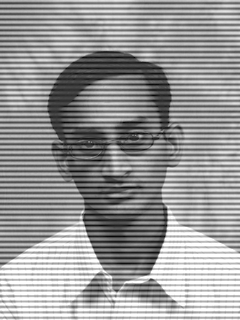
#> input picture ImageProcessing_noise reduction_fourier transform/مسئله 3/man.jpg, 240 x 320 px
$ python p2.py
#> lines starting #> are read from the running program, lines starting #| are printed output that depends on the picture
#!/usr/bin/env python
# coding: utf-8

# In[118]:


import numpy as np
import cv2 as cv
import matplotlib.pyplot as plt
img = cv.imread('man.jpg',0)
#> img is the input picture: shape (320, 240); min 1, max 255, mean 151.2
plt.imshow(img, cmap = 'gray')


# In[119]:


f = np.fft.fft2(img)
fshift = np.fft.fftshift(f)
magnitude_spectrum = np.log(np.abs(fshift)+1)
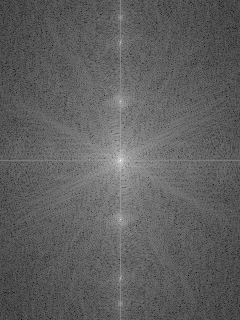
#> magnitude_spectrum: shape (320, 240) float64; min 1.02, max 16.27, mean 6.76; drawn with min black and max white

plt.imshow(magnitude_spectrum, cmap = 'gray')


# In[124]:


f = np.fft.fft2(img)
fshift = np.fft.fftshift(f)
x,y=fshift.shape
#> x = 320; y = 240
mask=np.ones((x,y))
center_coordinates = (int(y/2),100)
#> center_coordinates = (120, 100)
color = 0
radius = 17
thickness = -1
mask = cv.circle(mask, center_coordinates, radius, color, thickness)

center_coordinates = (int(y/2),220)
#> center_coordinates = (120, 220)
color = 0
radius = 17
thickness = -1
mask = cv.circle(mask, center_coordinates, radius, color, thickness)

center_coordinates = (int(y/2),15)
#> center_coordinates = (120, 15)
color = 0
radius = 17
thickness = -1
mask = cv.circle(mask, center_coordinates, radius, color, thickness)

center_coordinates = (int(y/2),38)
#> center_coordinates = (120, 38)
color = 0
radius = 17
thickness = -1
mask = cv.circle(mask, center_coordinates, radius, color, thickness)

center_coordinates = (int(y/2),305)
#> center_coordinates = (120, 305)
color = 0
radius = 17
thickness = -1
mask = cv.circle(mask, center_coordinates, radius, color, thickness)

center_coordinates = (int(y/2),282)
#> center_coordinates = (120, 282)
color = 0
radius = 17
thickness = -1
mask = cv.circle(mask, center_coordinates, radius, color, thickness)


new_fshift=fshift*mask
magnitude_spectrum = np.log(np.abs(new_fshift)+1)
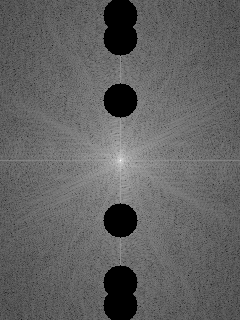
#> magnitude_spectrum: shape (320, 240) float64; min 0, max 16.27, mean 6.26; drawn with min black and max white
plt.imshow(magnitude_spectrum, cmap = 'gray')


# In[ ]:


# In[123]:


f = np.fft.fft2(img)
fshift = np.fft.fftshift(f)
x,y=fshift.shape
mask=np.ones((x,y))
center_coordinates = (int(y/2),100)
#> center_coordinates = (120, 100)
color = 0
radius = 17
thickness = -1
mask = cv.circle(mask, center_coordinates, radius, color, thickness)

center_coordinates = (int(y/2),220)
color = 0
radius = 17
thickness = -1
mask = cv.circle(mask, center_coordinates, radius, color, thickness)

center_coordinates = (int(y/2),15)
color = 0
radius = 17
thickness = -1
mask = cv.circle(mask, center_coordinates, radius, color, thickness)

center_coordinates = (int(y/2),38)
color = 0
radius = 17
thickness = -1
mask = cv.circle(mask, center_coordinates, radius, color, thickness)

center_coordinates = (int(y/2),305)
color = 0
radius = 17
thickness = -1
mask = cv.circle(mask, center_coordinates, radius, color, thickness)

center_coordinates = (int(y/2),282)
color = 0
radius = 17
thickness = -1
mask = cv.circle(mask, center_coordinates, radius, color, thickness)

new_fshift=fshift*mask
img_back100= np.real(np.fft.ifft2(np.fft.ifftshift(new_fshift)))
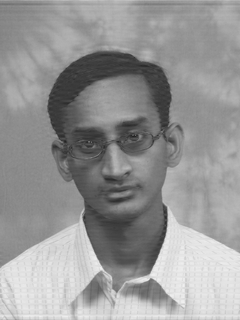
#> img_back100: shape (320, 240) float64; min 33.61, max 240.6, mean 151.2

plt.figure(figsize = (20,60))
plt.subplot(121),plt.imshow(img, cmap = 'gray')
plt.title('Input Image'), plt.xticks([]), plt.yticks([])
plt.subplot(122),plt.imshow(img_back100, cmap = 'gray', vmin=0, vmax=255)
plt.title('img_back100'), plt.xticks([]), plt.yticks([])
plt.show()
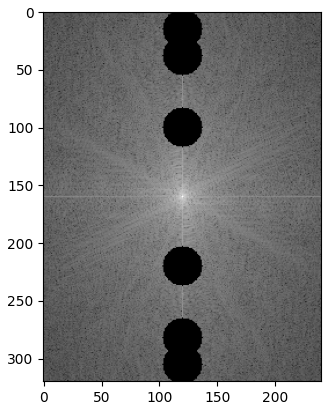
#> figure drawn by matplotlib, 1 panel


# In[ ]:


# In[ ]:

$ run again, with ImageProcessing_noise reduction_fourier transform/مسئله 3/p1 magnetude.jpg copied over ImageProcessing_noise reduction_fourier transform/مسئله 3/man.jpg
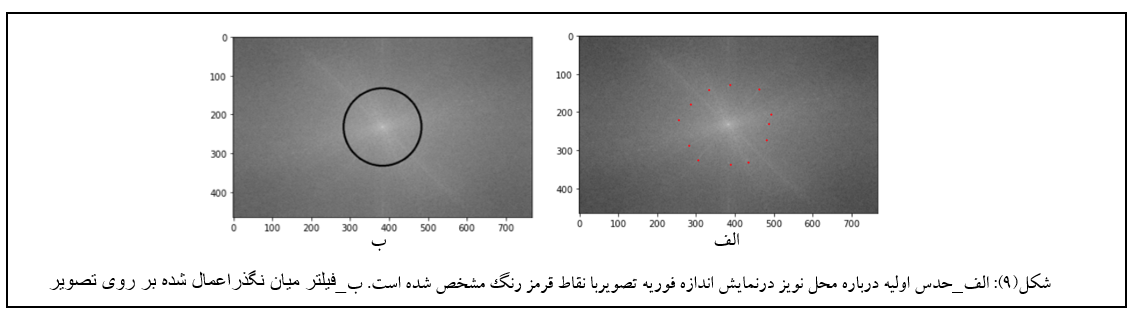
#> input picture ImageProcessing_noise reduction_fourier transform/مسئله 3/p1 magnetude.jpg, 1143 x 319 px
#> `img_back100= np.real(np.fft.ifft2(np.fft.ifftshift(new_fshift)))`:
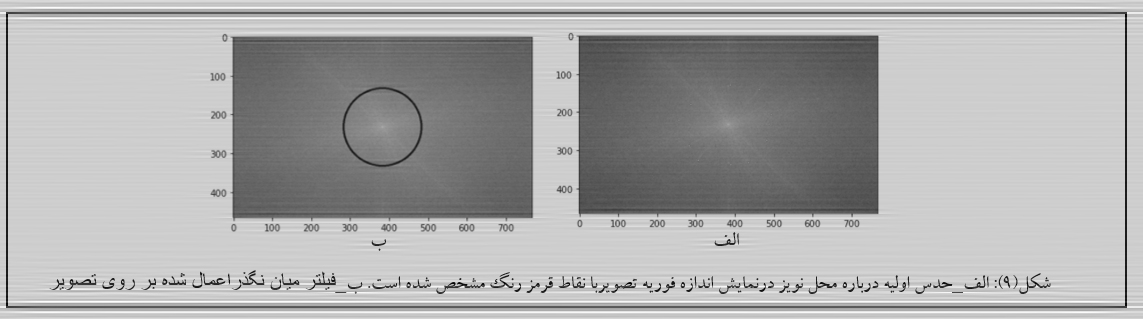
#> img_back100: shape (319, 1143) float64; min -40.6, max 325, mean 205.8; drawn with min black and max white
#> `plt.show()`:
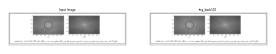
#> figure drawn by matplotlib, 2 panels
